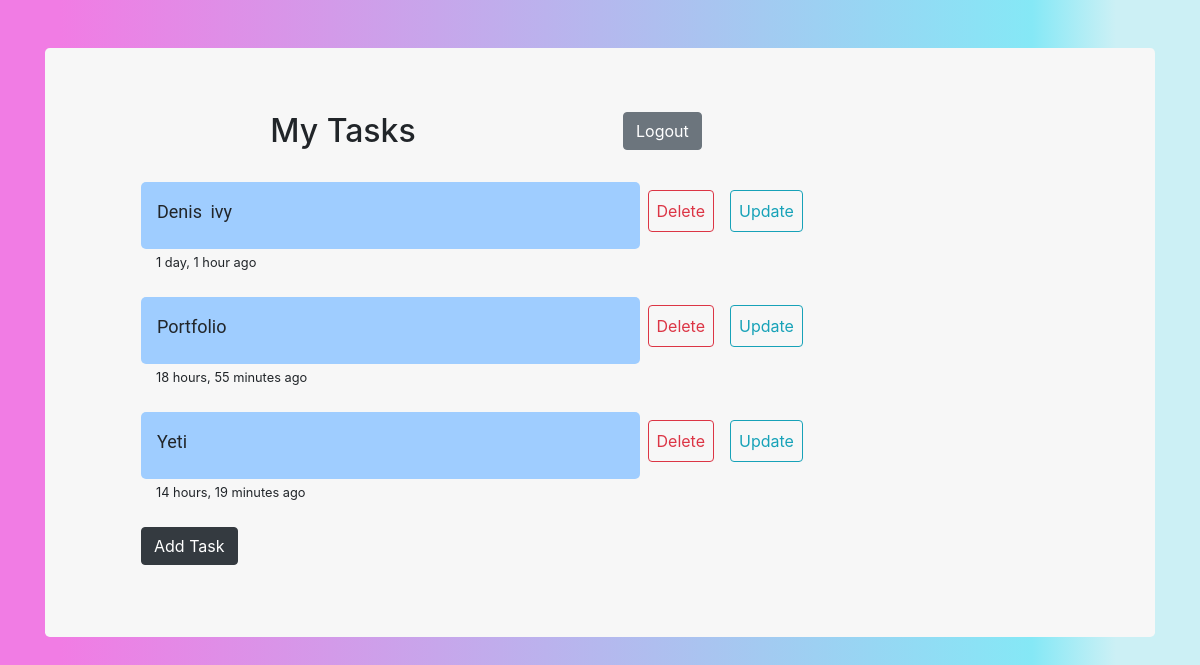
Page /tasks/list/ (signed in) on the committed database.
### Task/models.py (models this page shows, shortened)
class Notes(models.Model):
    title = models.CharField(max_length=50)
    completed = models.BooleanField(default=False)
    timestamp = models.DateTimeField(auto_now_add=True)
    user = models.ForeignKey(User, on_delete=models.CASCADE)

### Task/views.py (the view)
# urls.py: path('list/', views.task_List, name='task-list'),
def task_List(request):
    current_user = request.user
    queryset = Notes.objects.filter(user=current_user)
    context = \
        {
            'tasks': queryset,
            'user': current_user
        }
    return render(request, template_name='Task/list.html', context=context)

### Task/templates/Task/list.html (shortened to what this page needs)
{% extends 'Task/base.html' %}
{% block content %}
    <div class="row">
        <div class="col-md-6">
            <h2  style="text-align: center">My Tasks </h2>
        </div>
        <div class="col-md-6">
            <form action="{% url 'user-logout'%}" method="POST">
                <button class="btn btn-secondary" type="submit"> Logout </button>
            </form>
        </div>
    </div>
    {% for task in tasks %}
            <div class="row ml-5"  >
                <div class="col-md-6">
                    <div class="well">
                        <div class=" task-card row  mt-4 pt-3 pb-2 pl-3 " >
                          <p> {{ task.title }} </p>
                        </div>
                    <small>{{ task.timestamp | timesince }} ago</small>
                        </div>
                </div>
                <div class="col-md-4">
                    <div class="row mt-3">
                        <form action="{% url 'task-delete' task.id %}" method="POST">
                        <button   class="btn btn-outline-danger  mt-3  ml-2 p-2" type="submit" > Delete </button>
                        </form>
                         <a  href="{% url 'task-update' task.id %}" class="btn btn-outline-info  mt-3  ml-3 p-2" > Update </a>
                        </div>
                </div>
            </div>
    {% endfor %}
      <a href="{% url 'task-create' %}" class="btn btn-dark mt-4  mb-2 ml-5" > Add Task</a>
{% endblock %}

### assets/css/main.css (style rules this page uses)
body { background: rgb(241,124,228); background: linear-gradient(90deg, rgba(241,124,228,1) 5%, rgba(133,232,246,1) 86%, rgba(204,240,245,1) 93%); }
.task-card { background-color: #9fcdff; border-radius: 5px; word-spacing: 4px; font-family:"Roboto", "Lucida Grande", Verdana, Arial, sans-serif ; font-size: large; }

### rows in the picture
Notes: title "Denis ivy", timestamp "1 day, 1 hour"
Notes: title "Portfolio", timestamp "18 hours, 55 minutes"
Notes: title "Yeti", timestamp "14 hours, 19 minutes"
